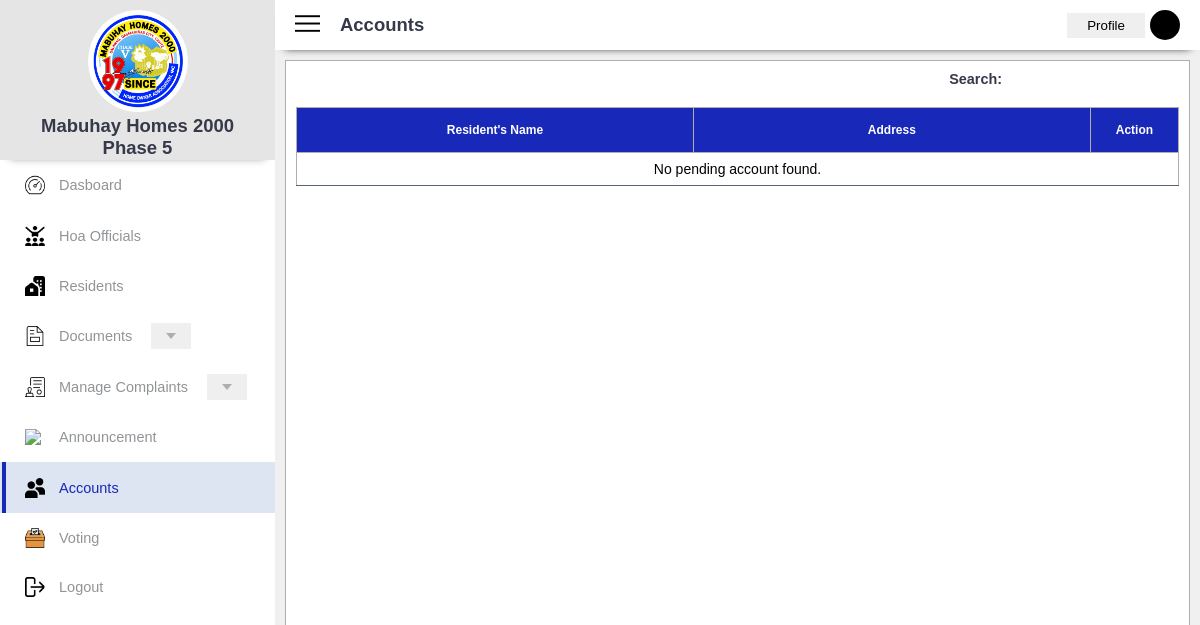
Before: /Accounts.php (signed in) with the older database file.
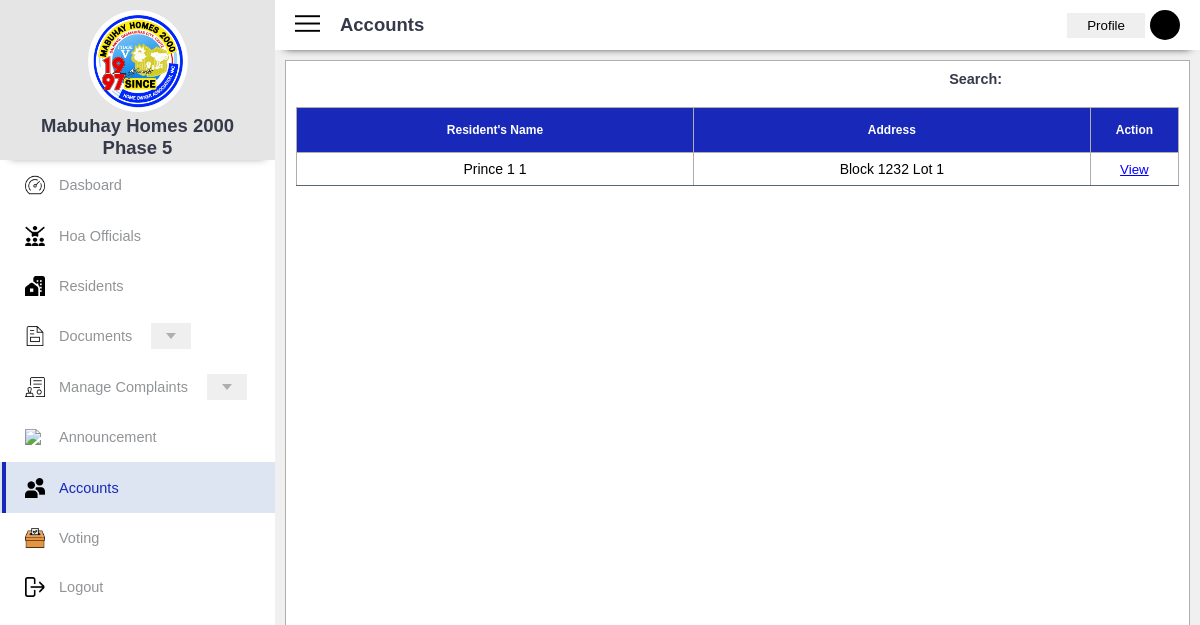
After: the same page with the newer database file.
### tables this page shows
CREATE TABLE `tblresident` (
  `user_id` int(11) NOT NULL,
  `unique_id` varchar(255) NOT NULL,
  `access` varchar(255) NOT NULL,
  `first_name` varchar(50) NOT NULL,
  `middle_name` varchar(50) NOT NULL,
  `last_name` varchar(50) NOT NULL,
  `suffix` varchar(255) NOT NULL,
  `sex` varchar(20) NOT NULL,
  `age` int(11) NOT NULL,
  `pwd` varchar(255) NOT NULL,
  `birthday` varchar(50) NOT NULL,
  `birthplace` varchar(150) NOT NULL,
  `citizenship` varchar(50) NOT NULL,
  `block` int(11) NOT NULL,
  `lot` int(11) NOT NULL,
  `street_name` varchar(255) NOT NULL,
  `phone_number` bigint(20) NOT NULL,
  `ec_name` varchar(255) NOT NULL,
  `ec_phone_num` bigint(20) NOT NULL,
  `ec_relship` varchar(255) NOT NULL,
  `ec_address` varchar(255) NOT NULL
);

### Accounts.php (the view, shortened to what this page needs)
<?php
$conn = connection();
?>
<!DOCTYPE html>
<html lang="en">
<head>
    <link rel="stylesheet" href="CSS/Accounts.css">
</head>
</head>
<body>
<div class="mainDashboardContainer">
        <div class="secMainDash">
            <div class="sidebarContainer sideActive" id="sidebar">
                <div class="headerTop">
                    <img class="img-logo" src="Pictures/Mabuhay_Logo.png">
                    <h2 class="MabuhayName"> Mabuhay Homes 2000 <br> Phase 5 </h2>
                </div>
                <div class="DagdagNanaman">
                    <a href="DashBoard.php" class="sideside">
                        <img class="img-sideboard" src="Pictures/Dashboard2.png">
                        <span> Dasboard </span>
                    </a>
                    <a href="HoaOfficials.php" class="sideside">
                        <img class="img-sideboard" src="Pictures/Officials.png">
                        <span> Hoa Officials </span>
                    </a>
                    <a href="Residents.php" class="sideside">
                        <img class="img-sideboard" src="Pictures/Residents2.png">
                        <span> Residents </span>
                    </a>
                    <div class="documentsContainer">
                        <a href="Documents.php" class="sideside" id="documentsDropdown">
                            <img class="img-sideboard" src="Pictures/Documents2.png">
                            <span> Documents </span>
                            <button class="buttonEme3">
                                <div class="eme3"></div>
                            </button>
                        </a>
                    </div>
                    <div class="complaintsContainer">
                        <a href="Complaints.php" class="sideside" id="complaintsDropdown">
                            <img class="img-sideboard" src="Pictures/ComplaintsCap.png">
                            <span> Manage Complaints</span>
                            <button class="buttonEme2">
                                <div class="eme2"></div>
                            </button>
                        </a>
                    </div>
                    <a href="AnnouncementTable.php" class="sideside">
                        <img class="img-sideboard" src="Pictures/Announcement.png">
                        <span> Announcement </span>
                    </a>
                    <a href="Accounts.php" class="sideside">
                        <img class="img-sideboard" src="Pictures/Accounts2.png">
                        <span> Accounts </span>
                    </a>
                    <a href="Voting.php" class="sideside">
                        <img class="img-sideboard" src="Pictures/voting.png">
                        <span> Voting </span>
                    </a>
                    <a href="Logout.php" class="sideside">
                        <img class="img-sideboard" src="Pictures/logout.png">
                        <span> Logout </span>
                    </a>
                </div>
            </div>
            <div class="MainBodyContainerr MainBodyConActivee">
                <div class="headerTopMain">
                    <div class="HamburgerandOthers">
                        <div class="memuIcon">
                            <img id="menuBtn" class="menu" src="Pictures/menu-hamburger.png">
                        </div>
                        <div class="NamesModuleCon">
                            <h2 class="namePerModule"> Accounts </h2>
                        </div>
                    </div>
                    <div class="ProfileViewww">
                        <button id="myProfileBtn" type="button" class="profileBtn">
                            <label> Profile </label>
                        </button>
                        <div class="user-img"></div>
                    </div>
                </div>
                <div class="MainContainerForTables">
                    <div class="MainContainerAll">
                        <div class="SearchInAccounts">
                            <h3> Search: </h3>
                            <input type="search">
                        </div>
                        <div class="AccountsTableContainer">
                            <table>
                                <thead>
                                    <tr>
                                        <th style="width:45%"> Resident's Name </th>
                                        <th style="width:45%"> Address </th>
                                        <th style="width:10%"> Action </th>
                                    </tr>
                                    <tbody>
                                        <?php
                                            $query = "SELECT tblresident.*, tblaccounts.otp, tblaccounts.unique_id
                                                        FROM tblresident
                                                        JOIN tblaccounts ON tblresident.unique_id = tblaccounts.unique_id
                                                        WHERE tblresident.access = 'Pending' AND tblaccounts.otp = 'Verified'
                                                        ORDER BY tblresident.user_id DESC;
                                                        ";
                                            $result = mysqli_query($conn, $query);
                                            if($result){
                                                if (mysqli_num_rows($result) > 0) {
                                                  while ($row = mysqli_fetch_assoc($result)) {
                                                    ?>
                                                      <tr>
                                                          <td><?php echo $row['first_name'] . " " . $row['middle_name'] . " " . $row['last_name']; ?></td>
                                                          <td><?php echo "Block " . $row['block'] . " Lot " . $row['lot'] ?></td>
                                                          <td>
                                                              <button class="AccViewBtn BiyuModal"> View </button>
                                                          </td>
                                                      </tr>
                                                    <?php
                                                  }
                                                } else {
                                                ?>
                                                  <tr>
                                                      <td colspan="3">No pending account found.</td>
                                                  </tr>
                                                <?php
                                                }
                                            } else {
                                                echo "Query failed: " . mysqli_error($conn);
                                            }
                                        ?>
                                    </tbody>
                                </thead>
                            </table>
                        </div>
                    </div>
                </div>
            </div>
        </div>
    </div>
</body>
</html>

### CSS/Accounts.css (style rules this page uses)
:root { --color-primary: #1828b8; --color-danger: #ff7782; --color-success: #41f1b6; --color-warning: #ffbb55; --color-white: #fff; --color-info-dark: #1e1e1f; --color-info-light: #939fb6; --color-dark: #363949; --color-light: rgba(61, 109, 176, 0.18); --color-light-2: rgba(52, 58, 116, 0.20); --color-primary-variant: #111e88; --color-dark-variant: #677483; --color-background: #f0f0f0; --light: #f9f9f9; --blue: #3c91e6; --light-blue: #a9d5ff; --light-red: #f38c8c; --light-green: #a7f9d0; --grey: #eee; --dark-grey: #aaaaaa; --drak: #342e37; --red: #e88383; --green: rgb(94, 232, 129); --color-info-dark: #919497; --color-border-radius: 2rem; --color-border-radius-1: 0.4rem; --color-border-radius-2: 0.8rem; --color-border-radius-3: 1.2rem; --card-padding: 1.8rem; --padding-1: 1.2rem; --box-shadow: 0 2rem 3rem var(--color-light); }
* { margin: 0; padding: 0; outline: none; appearance: none; border: 0; text-decoration: none; list-style: none; box-sizing: border-box; }
html { font-size: 14px; }
.mainDashboardContainer { width: 100vw; height: 100vh; font-family: Arial, sans-serif; font-size: 0.88rem; background: var(--color-background); user-select: none; overflow-x: hidden; color: var(--color-dark); }
.sidebarContainer { position: fixed; display: flex; flex-direction: column; bottom: 0; top: 0; background-color: rgb(255, 255, 255); width: 275px; transition: all 0.3s; }
.DagdagNanaman { flex: 1; overflow-y: auto; scrollbar-width: thin; }
.DagdagNanaman span { font-size: 14.5px; font-weight: 500; }
.DagdagNanaman .sideside { display: flex; color: var(--color-info-dark); padding-left: 25px; gap: 1rem; align-items: center; position: relative; height: 3.6rem; transition: all 300ms ease; }
.DagdagNanaman .sideside .img-sideboard { font-size: 1.6rem; transition: all 300ms ease; }
.DagdagNanaman .sideside:last-child { bottom: 1px; }
.sideside.baractive { background: var(--color-light); color: var(--color-primary); }
.sideside.baractive::before { content: ''; width: 4px; height: 100%; background: var(--color-primary); position: absolute; left: 0; top: 0; margin-left: 2px; }
.DagdagNanaman .sideside.baractive .img-sideboard { margin-left: calc(1rem -3rem); }
.img-sideboard { width: 20px; }
.eme2, .eme3 { width: 0; height: 0; border-left: 5px solid transparent; border-right: 5px solid transparent; border-top: 6px solid #aeaeae; transition: 0.3s; }
.buttonEme2, .buttonEme3 { padding: 10px 15px; margin-left: 5px; cursor: pointer; }
.MainBodyContainerr { padding-left: 275px; display: flex; flex-direction: column; height: 100vh; }
.MainContainerForTables { display: flex; justify-content: center; width: 100%; flex: 1; overflow: hidden; }
.MainContainerAll { display: flex; flex-direction: column; width: 100%; padding: 10px; background-color: #ffffff; border: 1px solid rgb(179, 172, 172); margin: 10px; flex: 1; }
.headerTop { align-items: center; text-align: center; background: rgb(229, 229, 229); height: 160px; width: 100%; padding-top: 10px; box-shadow: 0 8px 8px -10px #888888; }
.img-logo { width: 100px; }
.headerTopMain { position: sticky; display: flex; align-items: center; justify-content: space-between; height: 50px; width: 100%; background: rgb(255, 255, 255); padding: 20px; top: 0; box-shadow: 5px 10px 18px #888888; box-shadow: 0 8px 8px -10px black; z-index: 1; }
.HamburgerandOthers { display: flex; align-items: center; }
.namePerModule { padding-left: 20px; }
.menu { width: 25px; cursor: pointer; }
.ProfileViewww { display: flex; align-items: center; }
.user-img { width: 30px; height: 30px; background: rgb(0, 0, 0); border-radius: 20px; }
.profileBtn { padding: 5px 20px; margin-right: 5px; cursor: pointer; }
.profileBtn label { cursor: pointer; }
.SearchInAccounts { display: flex; justify-content: end; }
.AccountsTableContainer { height: 520px; width: 100%; overflow: hidden; overflow-y: auto; }
table { width: 100%; border-collapse: collapse; margin-top: 20px; }
thead { background: var(--color-primary); color: white; }
th { padding: 15px; cursor: pointer; position: relative; font-size: 12px; white-space: nowrap; user-select: none; transition: all linear 0.16s; border: 1px solid rgb(179, 172, 172); }
table td { font-size: 14px; border-bottom: 1px solid #576574; padding: 8px; }
td { border: 1px solid rgb(179, 172, 172); }
tbody { background: var(--color-white); text-align: center; }
td { color: #000000; }
.AccViewBtn { background: none; text-decoration: underline; cursor: pointer; color: blue; }

Changed rows visible on the page:
added tblresident: first_name "Prince", middle_name "1", last_name "1", block "1232", lot "1"
Other visible differences:
text no longer shown: "No pending account found."
